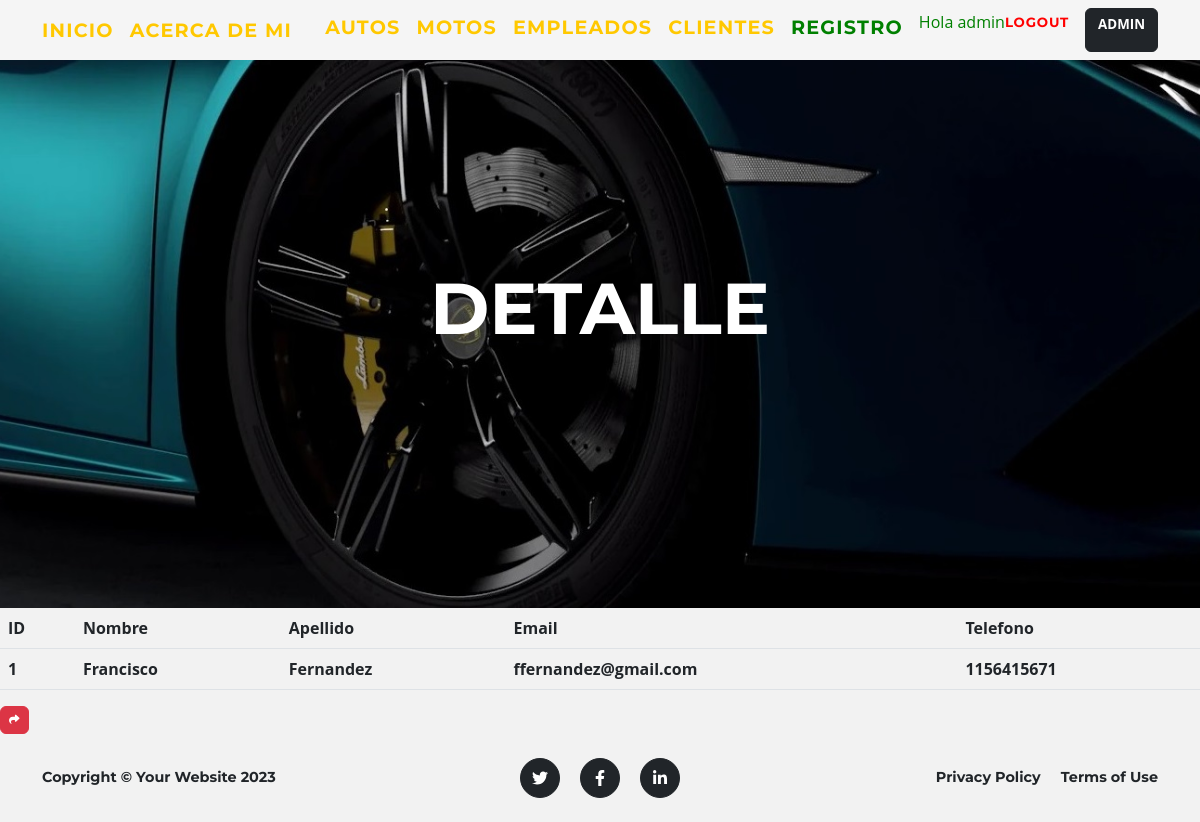
The page /aplicacion/detail_cliente/1/ (signed in) on the database its author committed.
### aplicacion/models.py (models this page shows, shortened)
class Cliente(models.Model):
    nombre = models.CharField(max_length=50)
    apellido = models.CharField(max_length=50)
    email = models.EmailField()
    telefono = models.IntegerField()

### aplicacion/views.py (the view)
# urls.py: path('detail_cliente/<int:pk>/', ClienteDetalle.as_view(), name="detail_cliente"),
class ClienteDetalle(LoginRequiredMixin,DetailView):
    model = Cliente
    template_name = "aplicacion/clientes_detail.html"

### aplicacion/templates/aplicacion/clientes_detail.html (shortened to what this page needs)
{% extends 'aplicacion/base.html' %}
{% load static %}
{% block cabecera %}
    <div class="container">
        <div class="masthead-heading text-uppercase">Detalle</div>
    </div>
{% endblock cabecera %}
{% block contenido %}
<table class="table">
    <thead>
        <tr>
            <th>ID</th>
            <th>Nombre</th>
            <th>Apellido</th>
            <th>Email</th>
            <th>Telefono</th>
        </tr>
    </thead>
    <tbody>
        <tr>
            <td>{{cliente.id}}</td>
            <td>{{cliente.nombre}}</td>
            <td>{{cliente.apellido}}</td>
            <td>{{cliente.email}}</td>
            <td>{{cliente.telefono}}</td>
        </tr>
    </tbody>
</table>
<a
href="{% url 'clientes' %}"
class="btn btn-danger"
style="--bs-btn-padding-y: .25rem; --bs-btn-padding-x: .5rem; --bs-btn-font-size: .75rem;"
><i class="fa fa-share fa-sm" title="List Back">Volver</i>
</a>
{% endblock contenido %}

### aplicacion/templates/aplicacion/base.html (shortened to what this page needs)
<!DOCTYPE html>
<html lang="en">
    <head>
        {% load static %}
        <link href="{% static 'aplicacion/css/styles.css' %}" rel="stylesheet" />
    </head>
    <body id="page-top">
        <nav class="navbar navbar-expand-lg navbar-dark fixed-top pt-2 pb-2" id="mainNav" style="background-color: whitesmoke;" >
            <div class="container">
                <a class="navbar-brand" style="font-size:larger;"  href="{% url 'inicio' %}">Inicio</a>
                <a class="navbar-brand" style="font-size:larger;" href="{% url 'aboutme' %}">Acerca de Mi</a>
                <div class="collapse navbar-collapse" id="navbarResponsive">
                    <ul class="navbar-nav text-lg-start ms-auto py-6 py-lg-0">
                        {% if user.is_authenticated %}
                        <a class="navbar-brand" style="font-size:larger;" href="{% url 'autos' %}">Autos</a>
                        <a class="navbar-brand" style="font-size:larger;" href="{% url 'motos' %}">Motos</a>
                        <a class="navbar-brand" style="font-size:larger;" href="{% url 'empleados' %}">Empleados</a>
                        <a class="navbar-brand" style="font-size:larger;" href="{% url 'clientes' %}">Clientes</a>
                        <a class="navbar-brand" style="font-size:larger; color: green;" href="{% url 'register' %}">Registro</a>
                        <p style="color:green"> Hola {{ user.username }}</b></p>
                        <a class="navbar-brand" style="font-size:smaller; color: red;" href="{% url 'logout' %}">Logout</a>
                        <a class="btn btn-dark" style="font-size:smaller;" href="{% url 'admin:index' %}"><b>ADMIN</a>
                        </div>
                        {% endif %}
                </div>
        </nav>
        <header class="masthead">
        {% block cabecera %}{% endblock cabecera %}
        </header>
        {% block contenido %}
        {% endblock contenido %}
        {% block footer%}
        <footer class="footer py-4">
            <div class="container">
                <div class="row align-items-center">
                    <div class="col-lg-4 text-lg-start">Copyright &copy; Your Website 2023</div>
                    <div class="col-lg-4 my-3 my-lg-0">
                        <a class="btn btn-dark btn-social mx-2" href="#!" aria-label="Twitter"><i class="fab fa-twitter"></i></a>
                        <a class="btn btn-dark btn-social mx-2" href="#!" aria-label="Facebook"><i class="fab fa-facebook-f"></i></a>
                        <a class="btn btn-dark btn-social mx-2" href="#!" aria-label="LinkedIn"><i class="fab fa-linkedin-in"></i></a>
                    </div>
                    <div class="col-lg-4 text-lg-end">
                        <a class="link-dark text-decoration-none me-3" href="#!">Privacy Policy</a>
                        <a class="link-dark text-decoration-none" href="#!">Terms of Use</a>
                    </div>
                </div>
            </div>
        </footer>
        {% endblock footer %}
    </body>
</html>

### rows shown on the page
Cliente: id "1", nombre "Francisco", apellido "Fernandez", email "ffernandez@gmail.com", telefono "1156415671"

### other values the page prints
{{ user.username }} "admin"
